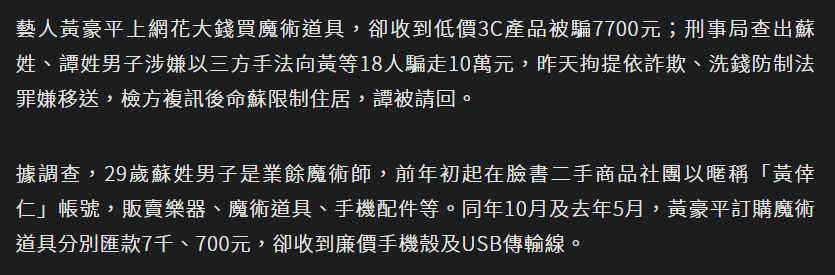
#> input picture Python/modules_images/imgs/tradchin.PNG, 835 x 275 px, found by its file name
$ python '20210902_圖片辨識文字OCR_pyTesseract.py'
#> lines starting #> are read from the running program, lines starting #| are printed output that depends on the picture; after the words box and inside, x2 and y2 are one past the last pixel; in counts of white or black regions, pixels touching at a corner belong together
# ----Tesseract----
# @link [光學字符識別 Tesseract-OCR 的下載、安裝和基本用法 - 台部落](https://www.twblogs.net/a/5d52ab0ebd9eee5327fccbad) at 2021/9/1
"""
1. 下載地址二：https://digi.bib.uni-mannheim.de/tesseract/ （僅Windows操作系統，歷史版本）
2. 可先選需要的就好，之後可以補，Additional language data(download) [under Tesseract-OCR\tessdata\tessconfigs]
3. 配置環境變量Path:Tesseract-OCR安裝路徑
4. 終端機檢驗是否安裝成功，tesseract -v
5. 基本用法
    完整命令：tesseract 圖片路徑和圖片名 結果路徑和結果名 -l 語言
    舉例：tesseract F:\code\test.png F:\code\result -l eng
    注意：
    1、需要識別的圖片要加後綴
    2、結果文件名不需要加後綴，會自動加後綴，生成的是txt文件
    3、-l 是英文字母l，不是數字1，language 語言的意思，不加默認英文
    4、eng 表示英文，chi_sim 表示簡體中文
    5、將cmd切換到要識別圖片的文件夾後，就不用加圖片路徑
6. pip install pytesseract & Pillow
7. py的檔名不能是"pytesseract.py" 會跟裡面import衝突，產生 AttributeError: partially initialized module 'pytesseract' has no attribute 'image_to_string' (most likely due to a circular import)
"""
# 語言包名稱
# chi_sim
# chi_sim_vert
# chi_tra
# chi_tra_vert
# eng
# jpn
# jpn_vert
# osd

import pytesseract as pytess
from PIL import Image

# ----基本測試----
# 打開圖片
filename = r"\tradchin.PNG"
path = r"Python\modules_images\imgs"
print(path + filename)
img = Image.open(path + filename)
#> img is the input picture: PIL image 835x275 RGBA; mean R, G, B, A 47, 48.5, 49.1, 255
# 識別圖片
# ocrcontent = pytess.image_to_string(img, lang="eng")
# ocrcontent = pytess.image_to_string(img, lang="chi_tra")
# ocrcontent = pytess.image_to_string(img, lang="chi_sim")
# ocrcontent = pytess.image_to_string(img, lang="jpn")
# print(ocrcontent) # (錯誤:4個字)

# *測試結果: 基本上，只有eng可以跟其他語言互相混和，本身準確率也最高

# ----灰度化圖片後辨識OCR---
# @link [Tesseract OCR V5.0安裝教程（Windows） - 簡書](https://www.jianshu.com/p/f7cb0b3f337a) at 2021/9/2

# 建议图像识别前，先对图像进行灰度化和 二值化，以提高文本识别率
# image = Image.open(file)
Img = img.convert("L")  # 灰度化
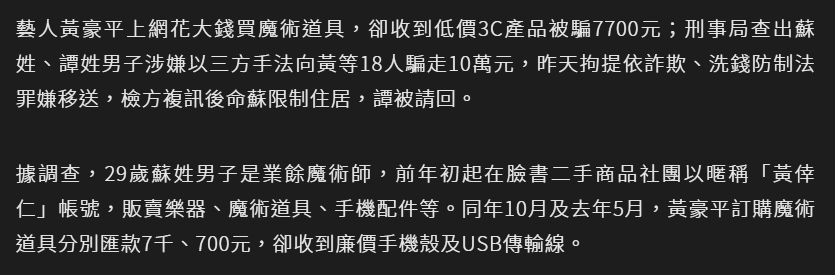
#> Img: PIL image 835x275 L; min 29, max 230, mean 48.5
# 自定义灰度界限，这里可以大于这个值为黑色，小于这个值为白色。threshold可根据实际情况进行调整(最大可为255)。
threshold = 165  # 由白到黑 120 左右
table = []
for i in range(256):
    if i < threshold:
        table.append(0)
    else:
        table.append(1)
photo = Img.point(table, "1")  # 图片二值化
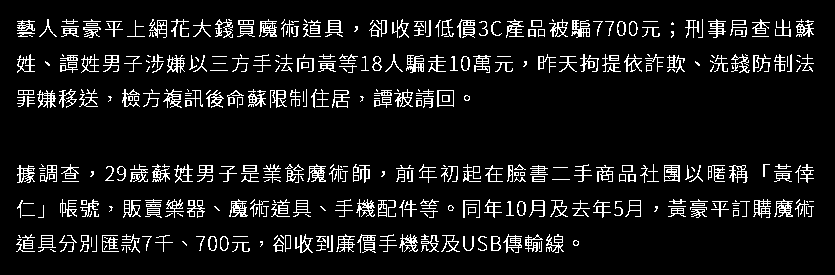
#> photo: PIL image 835x275 1; 8.6% white in thin lines or dots, all inside (x1, y1, x2, y2) = (16, 19, 814, 253)
# 保存处理好的图片
photo.save(path + r"\tradchin_new.PNG")

img = Image.open(path + r"\tradchin_new.PNG")
# 解析图片，lang='chi_sim'表示识别简体中文，默认为English
# 如果是只识别数字，可再加上参数config='--psm 6 --oem 3 -c tessedit_char_whitelist=0123456789'
#> (the run stopped early here; a loop or call above may not have finished)

$ run again, with Python/modules_images/imgs/eng2.PNG copied over Python/modules_images/imgs/tradchin.PNG
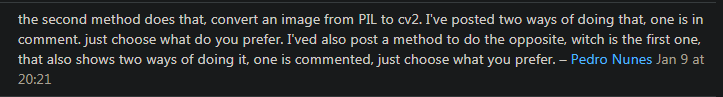
#> input picture Python/modules_images/imgs/eng2.PNG, 723 x 97 px, found by its file name
#> img is the input picture: PIL image 723x97 RGBA; mean R, G, B, A 39.1, 41.1, 41.8, 255
#> `Img = img.convert("L")`:
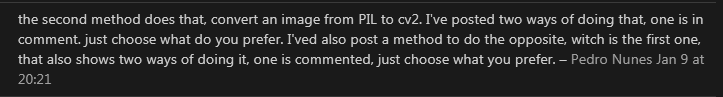
#> Img: PIL image 723x97 L; min 26, max 205, mean 41
#> `photo = Img.point(table, "1")`:
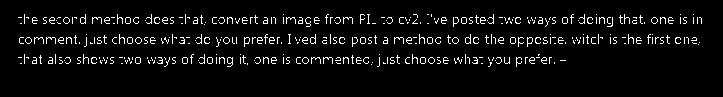
#> photo: PIL image 723x97 1; 5.1% white in thin lines or dots, all inside (x1, y1, x2, y2) = (18, 14, 702, 67)
